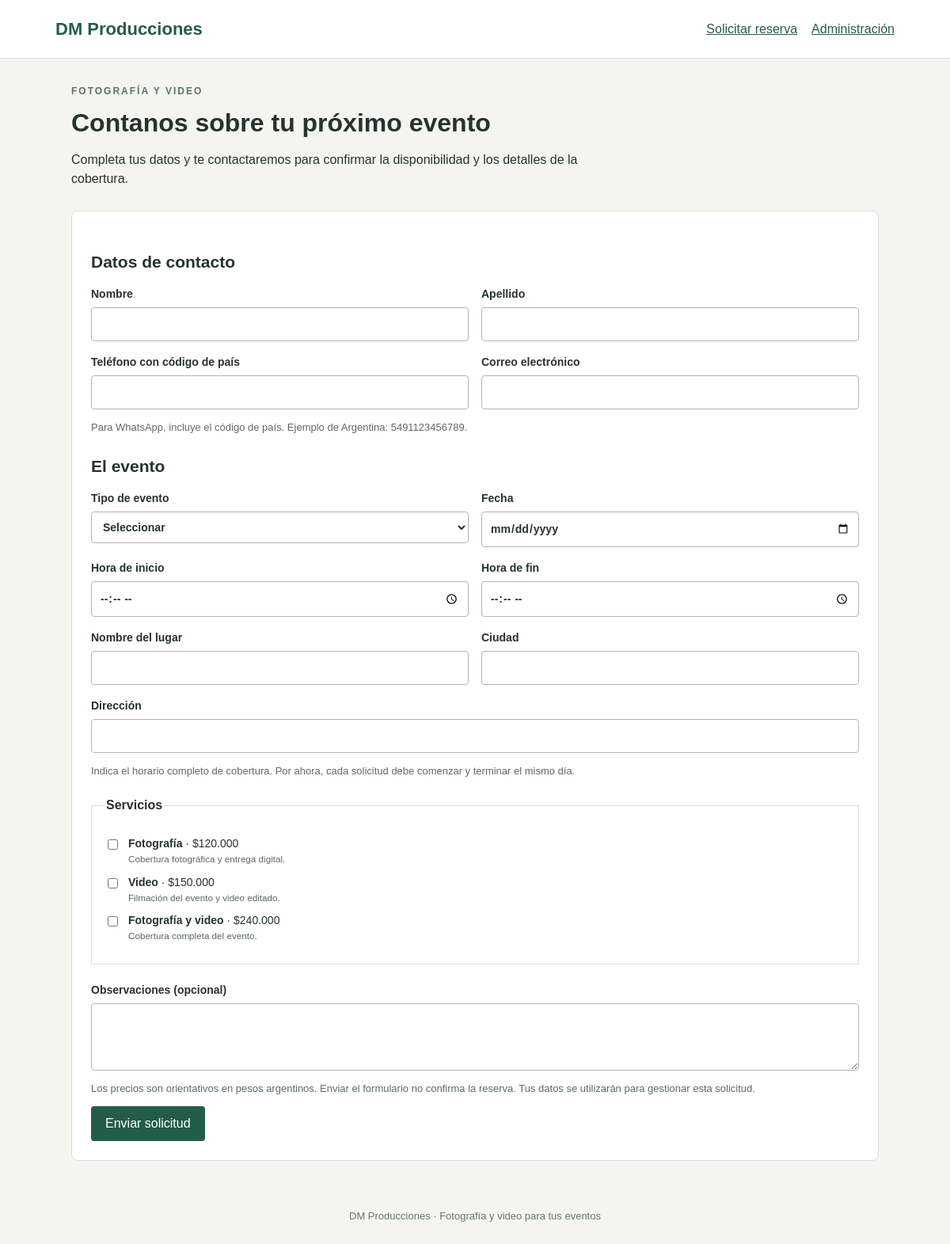
The page / on the database its author committed.
### tables this page shows
CREATE TABLE servicios (
    id_servicio INT AUTO_INCREMENT PRIMARY KEY,
    nombre VARCHAR(100) NOT NULL,
    descripcion VARCHAR(255) NOT NULL,
    precio DECIMAL(10,2) NOT NULL
);

### config.php (called while the page is built, shortened)
<?php
function db(): PDO
{
    static $pdo;
    if (!$pdo) {
        $host = getenv('DB_HOST') ?: 'db';
        $name = getenv('DB_NAME') ?: 'dmproducciones';
        $pdo = new PDO("mysql:host=$host;dbname=$name;charset=utf8mb4", getenv('DB_USER') ?: 'dm', getenv('DB_PASSWORD') ?: '', [
            PDO::ATTR_ERRMODE => PDO::ERRMODE_EXCEPTION,
            PDO::ATTR_DEFAULT_FETCH_MODE => PDO::FETCH_ASSOC,
            PDO::ATTR_EMULATE_PREPARES => false,
        ]);
    }
    return $pdo;
}

### public/index.php (the view, shortened to what this page needs)
<?php
require_once __DIR__ . '/../funciones.php';
$servicios = db()->query('SELECT * FROM servicios ORDER BY id_servicio')->fetchAll();
$datos = [];
$seleccion = [];
cabecera('Solicitar reserva');
?>
<section class="presentacion"><p class="etiqueta">FOTOGRAFÍA Y VIDEO</p><h1>Contanos sobre tu próximo evento</h1><p>Completa tus datos y te contactaremos para confirmar la disponibilidad y los detalles de la cobertura.</p></section>
<form method="post" class="tarjeta" id="reserva">
<h2>Datos de contacto</h2><div class="campos">
<?php foreach (['nombre' => 'Nombre', 'apellido' => 'Apellido', 'telefono' => 'Teléfono con código de país', 'email' => 'Correo electrónico'] as $campo => $label): ?>
<label><?= e($label) ?><input name="<?= e($campo) ?>" type="<?= $campo === 'email' ? 'email' : ($campo === 'telefono' ? 'tel' : 'text') ?>" value="<?= e($datos[$campo] ?? '') ?>" maxlength="<?= $campo === 'email' ? 150 : ($campo === 'telefono' ? 20 : 80) ?>" required></label>
<?php endforeach; ?></div><p class="ayuda">Para WhatsApp, incluye el código de país. Ejemplo de Argentina: 5491123456789.</p>
<h2>El evento</h2><div class="campos">
<label>Tipo de evento<select name="tipo_evento" required><option value="">Seleccionar</option></select></label>
<label>Fecha<input type="date" name="fecha_evento" min="<?= date('Y-m-d') ?>" value="<?= e($datos['fecha_evento'] ?? '') ?>" required></label>
<label>Hora de inicio<input type="time" name="hora_inicio" value="<?= e($datos['hora_inicio'] ?? '') ?>" required></label>
<label>Hora de fin<input type="time" name="hora_fin" value="<?= e($datos['hora_fin'] ?? '') ?>" required></label>
<label>Nombre del lugar<input name="lugar" maxlength="150" value="<?= e($datos['lugar'] ?? '') ?>" required></label>
<label>Ciudad<input name="ciudad" maxlength="100" value="<?= e($datos['ciudad'] ?? '') ?>" required></label>
<label class="ancho">Dirección<input name="direccion" maxlength="200" value="<?= e($datos['direccion'] ?? '') ?>" required></label></div>
<p class="ayuda">Indica el horario completo de cobertura. Por ahora, cada solicitud debe comenzar y terminar el mismo día.</p>
<fieldset><legend>Servicios</legend><?php foreach ($servicios as $servicio): ?><label class="opcion"><input type="checkbox" name="servicios[]" value="<?= $servicio['id_servicio'] ?>" <?= in_array($servicio['id_servicio'], $seleccion, true) ? 'checked' : '' ?>><span><strong><?= e($servicio['nombre']) ?></strong> · $<?= number_format((float) $servicio['precio'], 0, ',', '.') ?><small><?= e($servicio['descripcion']) ?></small></span></label><?php endforeach; ?></fieldset>
<label>Observaciones (opcional)<textarea name="observaciones" maxlength="1000" rows="3"><?= e($datos['observaciones'] ?? '') ?></textarea></label>
<p class="ayuda">Los precios son orientativos en pesos argentinos. Enviar el formulario no confirma la reserva. Tus datos se utilizarán para gestionar esta solicitud.</p>
<button type="submit">Enviar solicitud</button>
</form>
<?php pie(); ?>

### funciones.php (shortened to what this page needs)
<?php
require_once __DIR__ . '/config.php';
function e(mixed $value): string
{
    return htmlspecialchars((string) $value, ENT_QUOTES, 'UTF-8');
}
function token(): string
{
    return $_SESSION['csrf'] ??= bin2hex(random_bytes(32));
}
function cabecera(string $titulo): void
{
    ?>
    <!doctype html>
    <html lang="es"><head><meta charset="utf-8"><meta name="viewport" content="width=device-width, initial-scale=1">
    <title><?= e($titulo) ?> | DM Producciones</title><link rel="stylesheet" href="/estilos.css"><script src="/app.js" defer></script></head>
    <body><header><a class="marca" href="/">DM Producciones</a><nav><a href="/">Solicitar reserva</a>
    <?php if (!empty($_SESSION['admin'])): ?><a href="/admin.php">Solicitudes</a><form action="/logout.php" method="post"><input type="hidden" name="csrf" value="<?= e(token()) ?>"><button class="enlace">Salir</button></form>
    <?php else: ?><a href="/login.php">Administración</a><?php endif; ?></nav></header><main>
    <?php
}
function pie(): void
{
    echo '</main><footer>DM Producciones · Fotografía y video para tus eventos</footer></body></html>';
}

### public/estilos.css (style rules this page uses)
:root { color-scheme: light; font-family: Arial, sans-serif; color: #26332e; background: #f4f5f1; line-height: 1.5; }
* { box-sizing: border-box; }
body { margin: 0; }
header { background: #fff; border-bottom: 1px solid #ddd; padding: 20px max(20px, calc((100vw - 1060px) / 2)); display: flex; gap: 20px; justify-content: space-between; align-items: center; }
a { color: #245c4a; }
.marca { font-size: 22px; font-weight: bold; text-decoration: none; white-space: nowrap; }
nav { display: flex; gap: 18px; align-items: center; flex-wrap: wrap; }
main { max-width: 1060px; margin: 32px auto; padding: 0 20px; min-height: 70vh; }
h1 { font-size: 32px; line-height: 1.2; margin: 10px 0 16px; }
h2 { font-size: 21px; margin: 24px 0 14px; }
.presentacion { max-width: 650px; margin-bottom: 28px; }
.etiqueta { font-size: 12px; letter-spacing: 2px; font-weight: bold; color: #577369; }
.tarjeta { background: white; padding: 24px; border: 1px solid #dedfd8; border-radius: 8px; margin-bottom: 18px; }
.campos { display: grid; grid-template-columns: 1fr 1fr; gap: 16px; }
.ancho { grid-column: 1 / -1; }
label { display: block; font-size: 14px; font-weight: bold; }
input, select, textarea { font: inherit; color: inherit; width: 100%; display: block; margin-top: 6px; padding: 10px; background: #fff; border: 1px solid #aeb8b0; border-radius: 4px; }
fieldset { border: 1px solid #ddd; margin: 22px 0; padding: 16px; }
legend { font-weight: bold; }
.opcion { display: flex; align-items: flex-start; gap: 10px; margin: 10px 0; font-weight: normal; }
.opcion input { width: auto; margin-top: 5px; }
small { display: block; color: #59695f; font-weight: normal; }
button, .boton { display: inline-block; font: inherit; background: #245c4a; color: #fff; border: 0; padding: 10px 18px; border-radius: 4px; cursor: pointer; text-decoration: none; }
.ayuda { color: #5e6b63; font-size: 13px; }
footer { text-align: center; color: #68756d; font-size: 13px; padding: 28px 20px; }

### rows shown on the page
servicios: nombre "Fotografía", precio "120.000", descripcion "Cobertura fotográfica y entrega digital."
servicios: nombre "Video", precio "150.000", descripcion "Filmación del evento y video editado."
servicios: nombre "Fotografía y video", precio "240.000", descripcion "Cobertura completa del evento."

### other values the page prints
$label "Nombre"
$label "Apellido"
$label "Teléfono con código de país"
$label "Correo electrónico"
